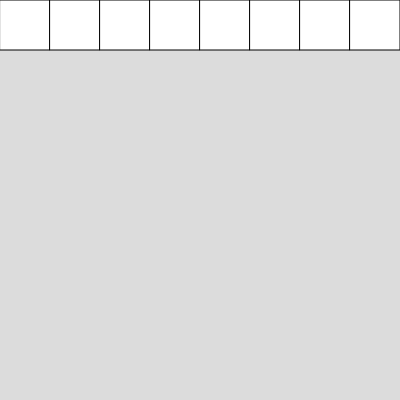
Frame 1 (no input)
Frame 60 (no input): identical to frame 1, image omitted
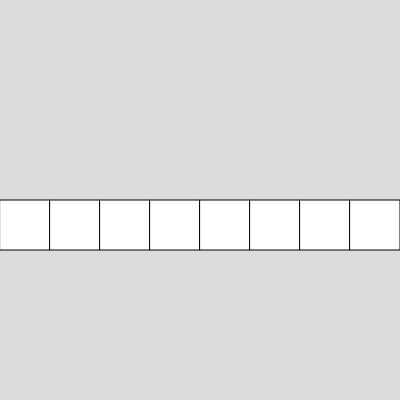
Frame 120 (the mouse pressed at the canvas centre since frame 60)

The p5.js sketch that drew these frames (run headless with seeded random() and noise() and a simulated clock; from frame 60 on, the mouse is pressed at the canvas centre):

// p5.js sketch
// ── sketch.js
let max_count = 5;
// let x_pos = 0;
// let y_pos = 100;

function setup() {
  createCanvas(400, 400);
  // background(220);
}

function draw() {
  background(220);
  let x_pos = 0;
  let y_pos = mouseY;
  while (x_pos < width) {
    rect(x_pos, y_pos, 50, 50);
    // rect(x_pos + 50, y_pos, 50, 50);
    // rect(x_pos + 100, y_pos, 50, 50);

    x_pos = x_pos + 50;
    print('x_pos', x_pos);
  }
}
